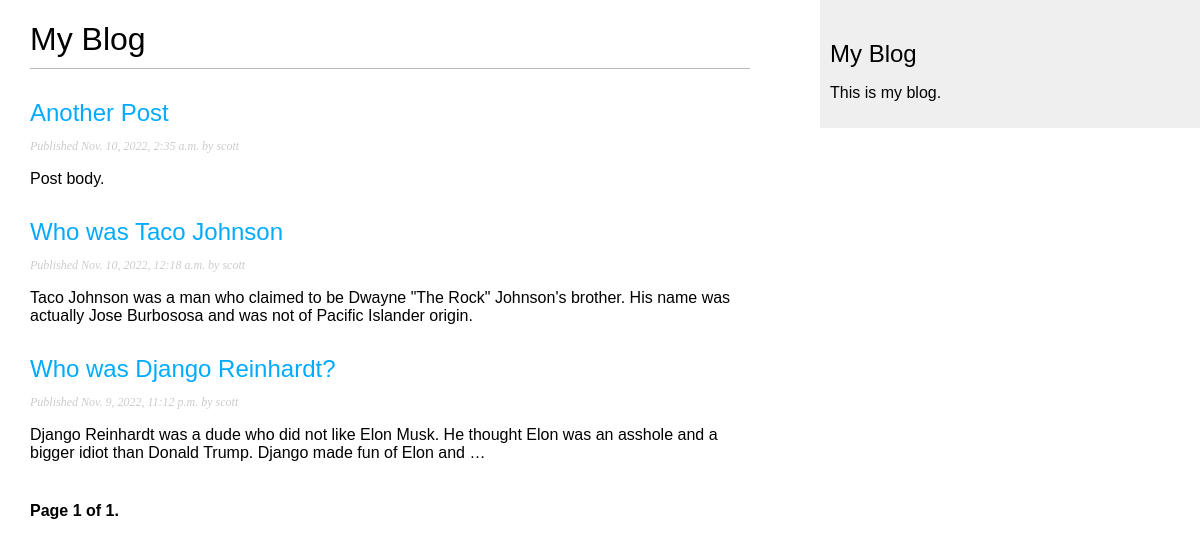
The page /blog/ on the database as committed earlier.
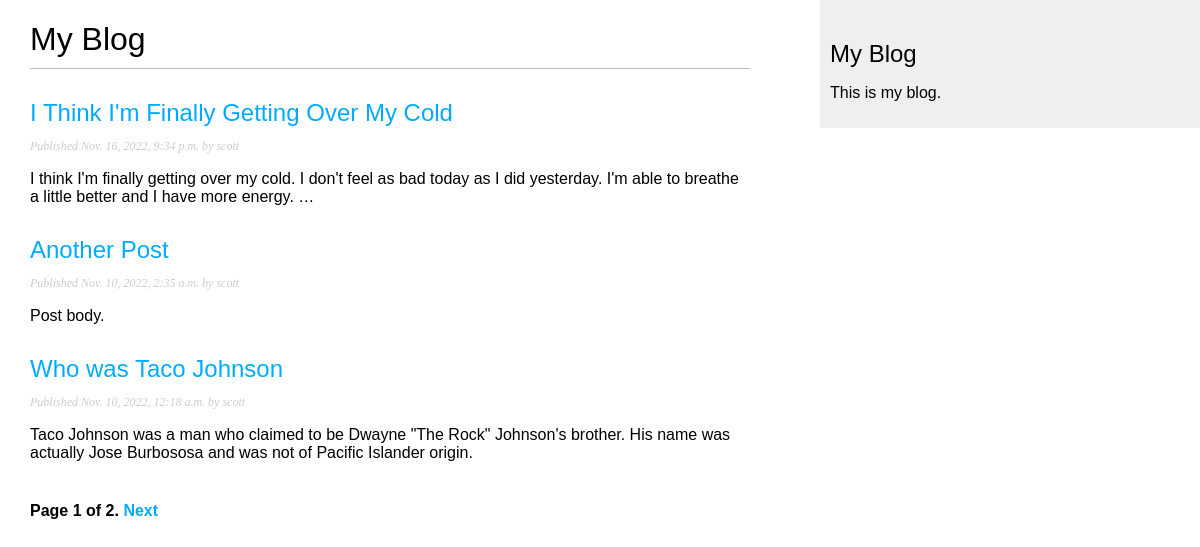
The same page on the database as committed later.
### blog/models.py (models this page shows, shortened)
class Post(models.Model):
    class Status(models.TextChoices):
        DRAFT = 'DF', 'Draft'
        PUBLISHED = 'PB', 'Published'
    title = models.CharField(max_length=250)
    slug = models.SlugField(max_length=250, unique_for_date='publish')
    author = models.ForeignKey(User,
                                on_delete=models.CASCADE,
                                related_name='blog_posts')
    body = models.TextField()
    publish = models.DateTimeField(default=timezone.now)
    created = models.DateTimeField(auto_now_add=True)
    update = models.DateTimeField(auto_now=True)
    status = models.CharField(max_length=2,
                                choices=Status.choices,
                                default=Status.DRAFT)
    objects = models.Manager()    # The default model manager
    published = PublishedManager()  # Our custom model manager
    class Meta:
        ordering = ['-publish']
        indexes = [
            models.Index(fields=['-publish']),
        ]
    def get_absolute_url(self):
        return reverse('blog:post_detail',
                        args=[self.publish.year,
                                self.publish.month,
                                self.publish.day,
                                self.slug])

### blog/views.py (the view)
# urls.py: path('', views.PostListView.as_view(), name='post_list'),
class PostListView(ListView):
    queryset = Post.published.all()
    context_object_name = 'posts'
    paginate_by = 3
    template_name = 'blog/post/list.html'

### blog/templates/blog/post/list.html (shortened to what this page needs)
{% extends "blog/base.html"  %}
{% block content %}
    <h1>My Blog</h1>
    {% for post in posts %}
        <h2>
            <a href="{{ post.get_absolute_url }}">{{ post.title }}</a>
        </h2>
        <p class="date">
            Published {{ post.publish }} by {{ post.author }}
        </p>
            {{ post.body|truncatewords:30|linebreaks }}
    {% endfor %}
    {% include "pagination.html" with page=page_obj %}
{% endblock %}

Rows that differ between the two databases and show on the page:
no longer on this page (row unchanged): Post: title "Who was Django Reinhardt?", publish "Nov. 9, 2022, 11:12 p.m.", author "scott", body "Django Reinhardt was a dude who did not like Elon Musk. He thought Elon was an asshole and a bigger idiot than Donald Trump. Django made fun of Elon and …"
added Post: title "I Think I'm Finally Getting Over My Cold", publish "Nov. 16, 2022, 9:34 p.m.", author "scott", body "I think I'm finally getting over my cold. I don't feel as bad today as I did yesterday. I'm able to breathe a little better and I have more energy. …"
Other text that changed with them:
{{ page.paginator.num_pages }}: "1" → "2"
text now shown: "Next"
